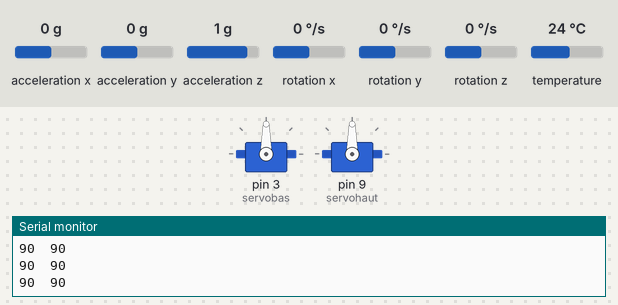
Simulated run of this sketch. Board: Arduino Uno, built with avr-gcc and run on an emulated ATmega328P. Shown: 2 × servo, the last lines printed to the serial monitor. The inputs (shaded band) are chosen by the test bench; at power-on: acceleration x 0 g, acceleration y 0 g, acceleration z 1 g, rotation x 0 °/s, rotation y 0 °/s, rotation z 0 °/s, temperature 24 °C.

Above: at 1.3 s.
1.4 s: acceleration x set to -1.4 g
At 2.0 s:
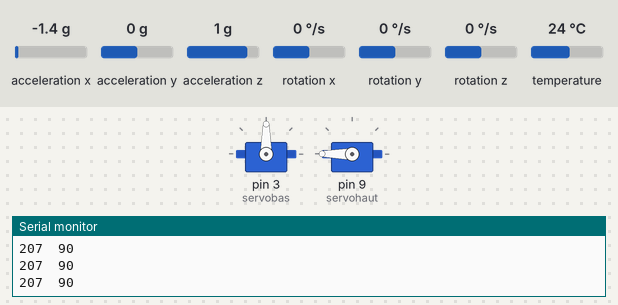
2.9 s: acceleration y set to -1.4 g
At 4.1 s:
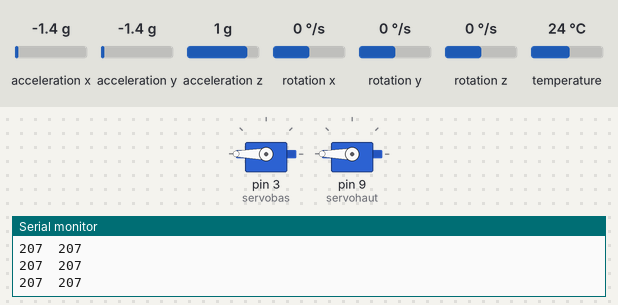
4.4 s: acceleration x set to 0 g
At 5.3 s:
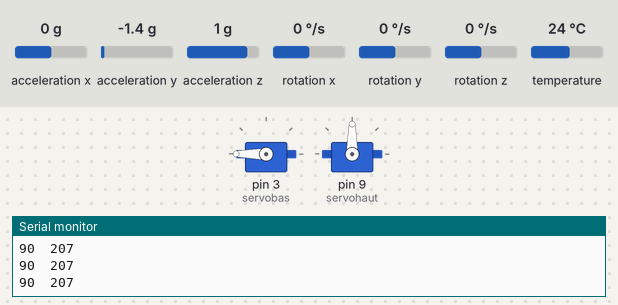
5.9 s: acceleration y set to -0.8 g
At 6.3 s:
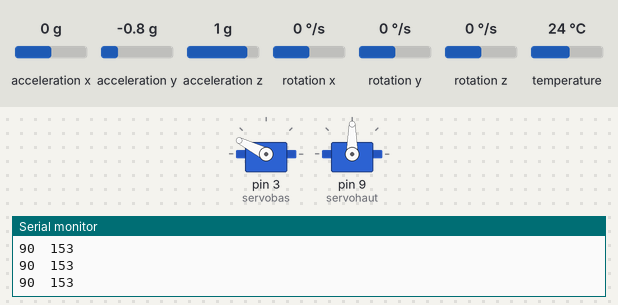
7.4 s: acceleration x set to -0.8 g
At 7.7 s:
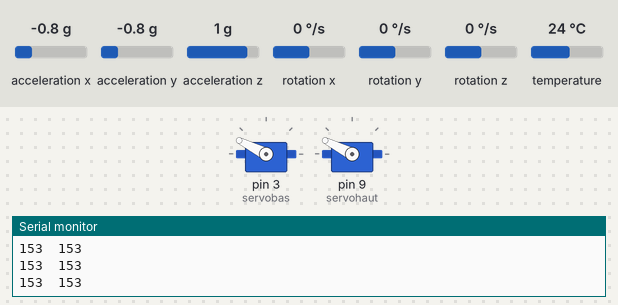
8.9 s: acceleration y set to 0 g
At 10.1 s:
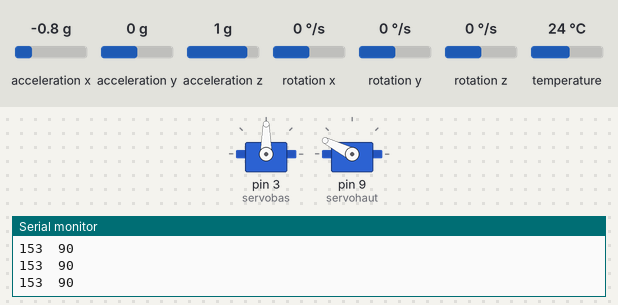
Timing chart, 0 to 11.4 s (numbered marks = the images above; inputs shaded):
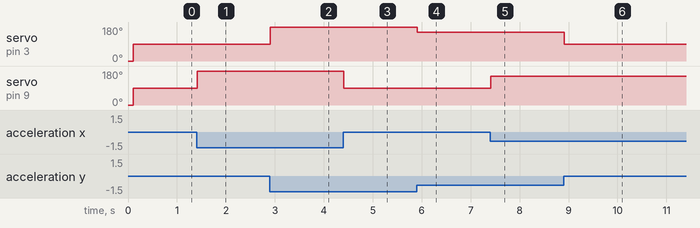

The sketch:

Tourelle.ino
```cpp
// Côme Cervantes 12/11/2023 ᕕ( ᐛ )ᕗ

// Inclusion des bibliothèques nécessaires
#include <Adafruit_MPU6050.h>
#include <Adafruit_Sensor.h>
#include <Wire.h>
#include <Servo.h>

// Déclaration des objets Servo et MPU6050
Servo servobas;    // Servomoteur pour le mouvement vertical
Servo servohaut;   // Servomoteur pour le mouvement horizontal
Adafruit_MPU6050 srituhobby;  // Capteur MPU6050

// Configuration initiale
void setup(void) {
  Serial.begin(115200);

  // Attribution des broches aux servomoteurs
  servobas.attach(3);
  servohaut.attach(9);

  // Initialisation de la communication I2C
  Wire.begin();
  srituhobby.begin();

  // Position initiale des servomoteurs
  servobas.write(0);
  servohaut.write(0);

  // Configuration du capteur MPU6050
  srituhobby.setAccelerometerRange(MPU6050_RANGE_8_G);
  srituhobby.setGyroRange(MPU6050_RANGE_500_DEG);
  srituhobby.setFilterBandwidth(MPU6050_BAND_21_HZ);

  delay(100);
}

// Boucle principale
void loop() {
  // Lecture des données du capteur MPU6050
  sensors_event_t a, g, temp;
  srituhobby.getEvent(&a, &g, &temp);

  // Récupération des valeurs d'accélération en X et Y
  int valuex = a.acceleration.x;
  int valuey = a.acceleration.y;

  // Mappage des valeurs d'accélération aux angles des servomoteurs
  valuex = map(valuex, -10, 10, 180, 0);
  valuey = map(valuey, -10, 10, 180, 0);

  // Déplacement des servomoteurs en fonction des valeurs d'accélération
  servobas.write(valuey);
  servohaut.write(valuex);

  // Affichage des valeurs dans le moniteur série
  Serial.print(valuex);
  Serial.print("  ");
  Serial.println(valuey);

  // Pause pour éviter une lecture trop rapide
  delay(10);
}
```

Measured:
- after the input at 1.4 s, servo on pin 9 (servohaut): 90° → 180° at once
- after the input at 2.9 s, servo on pin 3 (servobas): 90° → 180° at once
- after the input at 4.4 s, servo on pin 9 (servohaut): 180° → 90° at once
- after the input at 5.9 s, servo on pin 3 (servobas): 180° → 153° at once
- after the input at 7.4 s, servo on pin 9 (servohaut): 90° → 153° at once
- after the input at 8.9 s, servo on pin 3 (servobas): 153° → 90° at once
